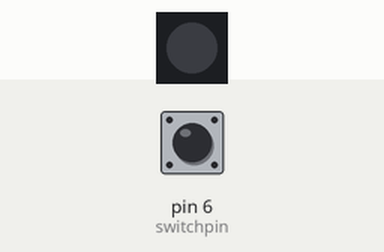
Bench run of a sketch on a simulated Arduino Uno, built with avr-gcc and run on an emulated ATmega328P. On the bench: 1 RGB LEDs in strip order, left to right. Inputs (shaded band) come from the test bench; at power-on: pin 6 (switchpin) LOW. Dim RGB values are drawn brighter than linear.

Above: at 1.8 s.
1.9 s: pin 6 (switchpin) pulled HIGH for 0.6 s
At 2.1 s:
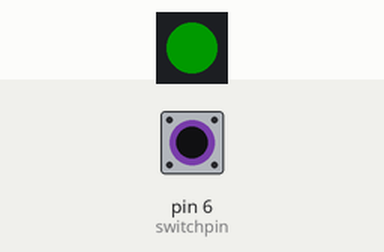
At 2.6 s:
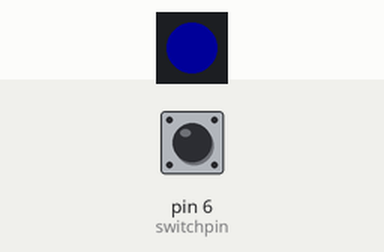
4.9 s: pin 6 (switchpin) pulled HIGH for 3.2 s
Timing chart, 0 to 15.6 s (numbered marks = the images above; inputs shaded):
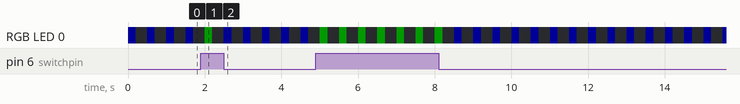

The sketch:

lilypad_neopixel_switch.ino
```cpp
/*
lilypad_neopixel_switch
This code has been modified from code found at the Electronic Handbag Project.  You may reference the original code at
https://web.archive.org/web/20170228191434/http://www.electronicfashion.co.uk/workshop_checklists.htm

This particular sketch has been customized for the LilyPad
Please visit https://www.rapidtables.com/web/color/pink-color.html to find additional hexcodes fo changing colors
*/

//Coding E-Textiles:  Create Make Learn 2018
#include <Adafruit_NeoPixel.h>

//set variables with colors you want to use
uint32_t color1 = 0x00ff00, // green
         color2 = 0x0000ff; // blue

//attach one side of the switch to pin 6 and the other to the power (+) pin.
int switchpin = 6;

//attach the NeoPixel's data-in pin to 5
int neopin = 5;

//there is only one NeoPixel, and it is controlled through the data-in pin (ie. neopin)
Adafruit_NeoPixel pixels = Adafruit_NeoPixel (1, neopin);

//The setup will only run once
void setup(){
  //tell the Lilypad to listen to input on the switchpin
  pinMode(switchpin, INPUT);
  //declare the neopixel an output
  pinMode(neopin, OUTPUT);
  digitalWrite(switchpin, LOW); //setting the switchpin to low upon start will open the switch
  //prepare NeoPixel(s)
  pixels.begin();
  pixels.setBrightness(25);
}

//The loop will repeat
void loop(){
  //see if the switch is open or closed, then set the NeoPixel color
  if(digitalRead(switchpin)== HIGH){
    neoPattern(color1);}
  else {neoPattern(color2);}
  delay(100);
  }

 //this is the function you called in the loop
 void neoPattern(uint32_t acol){
  pixels.setPixelColor(0, acol); //the 0 here refers to the first pixel
  pixels.show();
  delay(200);
  pixels.setPixelColor(0,0);
  pixels.show();
  delay(200);
}
```
